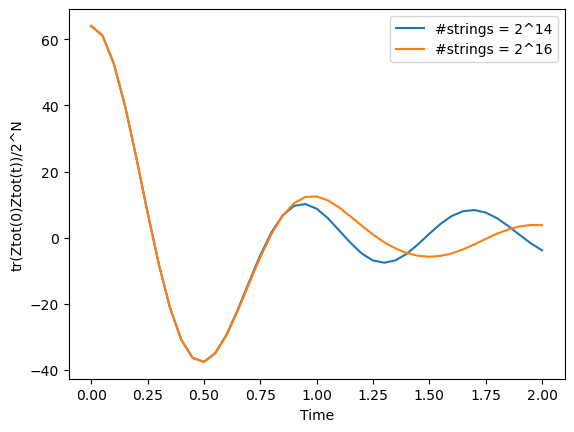

Generate this figure with Julia:

# Same as `evolve_tfim2d.jl` (2D transverse field Ising model at the quantum critical point,
# autocorrelation tr(Ztot(0)*Ztot(t))/2^N), but evolved with Trotter gates instead of RK4.


using PauliStrings
import PyPlot as plt

# Translation invariant 2D transverse field Ising model on an L x L periodic grid
function TFIM2D(L, J, h)
    H = Operator(L * L)
    H += -J * string_2d(("Z", 1, 1, "Z", 2, 1), L, L) # horizontal bond
    H += -J * string_2d(("Z", 1, 1, "Z", 1, 2), L, L) # vertical bond
    H += -h * string_2d(("X", 1, 1), L, L)            # transverse field
    return OperatorTS{(L, L)}(H)
end

# Total Z operator
function Ztot(L)
    O = Operator(L * L)
    O += "Z", 1
    return OperatorTS{(L, L)}(O)
end

# 8x8 grid (64 qubits) at the 2D quantum critical point
L = 8
N = L * L
dt = 0.05

# We don't know how to Trotterize the translation-symmetric representation efficiently,
# so we `resum` the OperatorTS into a plain (non-symmetric) Operator before evolving.
H = resum(TFIM2D(L, 1, 3.04428))
O0 = resum(Ztot(L))

#function we want to observe at each time step
fout(O) = real(trace_product(O0, O)) / 2.0^N

times = 0:dt:2
# evolve for different truncation values, plot the results
for M in [14, 16]
    truncation(o) = trim(o, 2^M)
    res = evolve(H, O0, times; method=Trotter(), fout=fout, truncation=truncation)
    plt.plot(times, res.history, label="#strings = 2^$(M)")
end
plt.legend()
plt.xlabel("Time")
plt.ylabel("tr(Ztot(0)Ztot(t))/2^N")
plt.savefig("./evolve_tfim2d_trotter.png", bbox_inches="tight")
plt.show()
